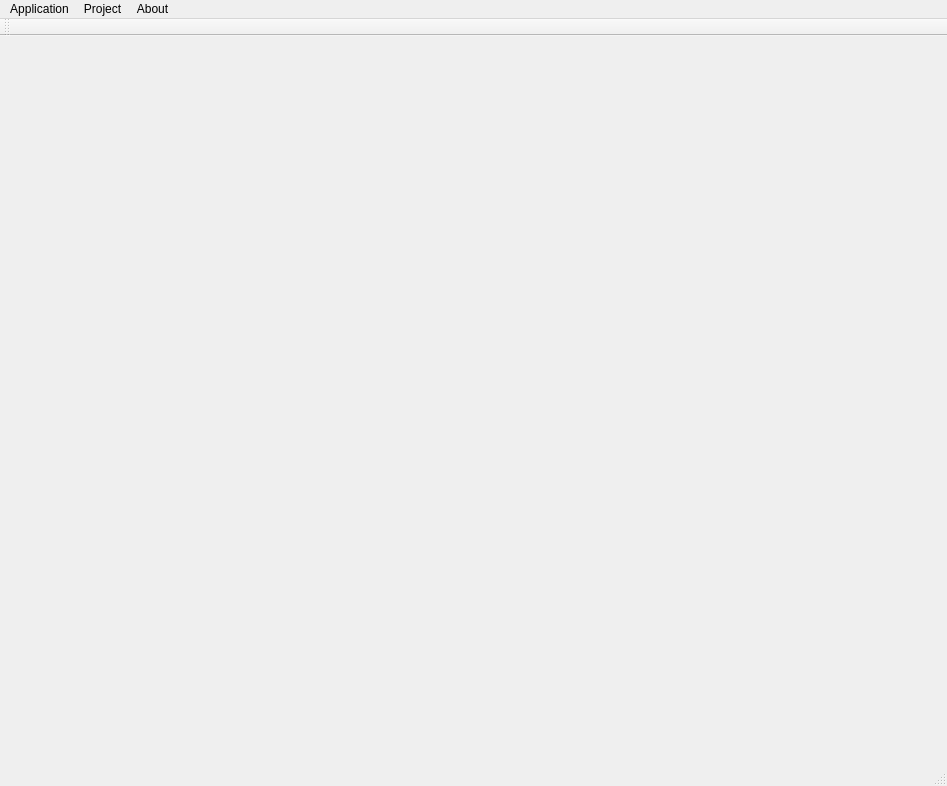
<?xml version="1.0" encoding="UTF-8"?>
<ui version="4.0">
 <class>MainWindow</class>
 <widget class="QMainWindow" name="MainWindow">
  <property name="geometry">
   <rect>
    <x>0</x>
    <y>0</y>
    <width>947</width>
    <height>786</height>
   </rect>
  </property>
  <property name="windowTitle">
   <string>CLIPS-GUI</string>
  </property>
  <property name="windowIcon">
   <iconset resource="resources.qrc">
    <normaloff>:/images/images/clips.png</normaloff>:/images/images/clips.png</iconset>
  </property>
  <widget class="QWidget" name="centralWidget"/>
  <widget class="QMenuBar" name="menuBar">
   <property name="geometry">
    <rect>
     <x>0</x>
     <y>0</y>
     <width>947</width>
     <height>21</height>
    </rect>
   </property>
   <widget class="QMenu" name="menuFile">
    <property name="title">
     <string>Application</string>
    </property>
    <addaction name="actionShow_Hide_console"/>
    <addaction name="actionQuit"/>
   </widget>
   <widget class="QMenu" name="menuAbout">
    <property name="title">
     <string>About</string>
    </property>
    <addaction name="actionAbout_Qt"/>
   </widget>
   <widget class="QMenu" name="menuProjectProject">
    <property name="title">
     <string>Project</string>
    </property>
    <addaction name="actionNew"/>
    <addaction name="actionOpen"/>
    <addaction name="actionSave"/>
    <addaction name="actionSave_As"/>
    <addaction name="actionClose"/>
    <addaction name="actionRemove"/>
   </widget>
   <addaction name="menuFile"/>
   <addaction name="menuProjectProject"/>
   <addaction name="menuAbout"/>
  </widget>
  <widget class="QToolBar" name="mainToolBar">
   <attribute name="toolBarArea">
    <enum>TopToolBarArea</enum>
   </attribute>
   <attribute name="toolBarBreak">
    <bool>false</bool>
   </attribute>
  </widget>
  <widget class="QStatusBar" name="statusBar"/>
  <action name="actionQuit">
   <property name="text">
    <string>Quit</string>
   </property>
   <property name="shortcut">
    <string>Ctrl+Q</string>
   </property>
  </action>
  <action name="actionAbout_Qt">
   <property name="icon">
    <iconset theme="qtcreator"/>
   </property>
   <property name="text">
    <string>About Qt</string>
   </property>
  </action>
  <action name="actionShow_Hide_console">
   <property name="text">
    <string>Show/Hide console</string>
   </property>
   <property name="shortcut">
    <string>Shift+C</string>
   </property>
  </action>
  <action name="actionNew">
   <property name="text">
    <string>New</string>
   </property>
   <property name="shortcut">
    <string>Ctrl+N</string>
   </property>
  </action>
  <action name="actionClose">
   <property name="text">
    <string>Close</string>
   </property>
   <property name="shortcut">
    <string>Ctrl+W</string>
   </property>
  </action>
  <action name="actionRemove">
   <property name="text">
    <string>Remove</string>
   </property>
  </action>
  <action name="actionOpen">
   <property name="text">
    <string>Open</string>
   </property>
   <property name="shortcut">
    <string>Ctrl+O</string>
   </property>
  </action>
  <action name="actionSave">
   <property name="text">
    <string>Save</string>
   </property>
   <property name="shortcut">
    <string>Ctrl+S</string>
   </property>
  </action>
  <action name="actionSave_As">
   <property name="text">
    <string>Save As ...</string>
   </property>
   <property name="shortcut">
    <string>Shift+S</string>
   </property>
  </action>
 </widget>
 <layoutdefault spacing="6" margin="11"/>
 <resources>
  <include location="resources.qrc"/>
 </resources>
 <connections>
  <connection>
   <sender>actionQuit</sender>
   <signal>triggered()</signal>
   <receiver>MainWindow</receiver>
   <slot>close()</slot>
   <hints>
    <hint type="sourcelabel">
     <x>-1</x>
     <y>-1</y>
    </hint>
    <hint type="destinationlabel">
     <x>198</x>
     <y>148</y>
    </hint>
   </hints>
  </connection>
 </connections>
</ui>
